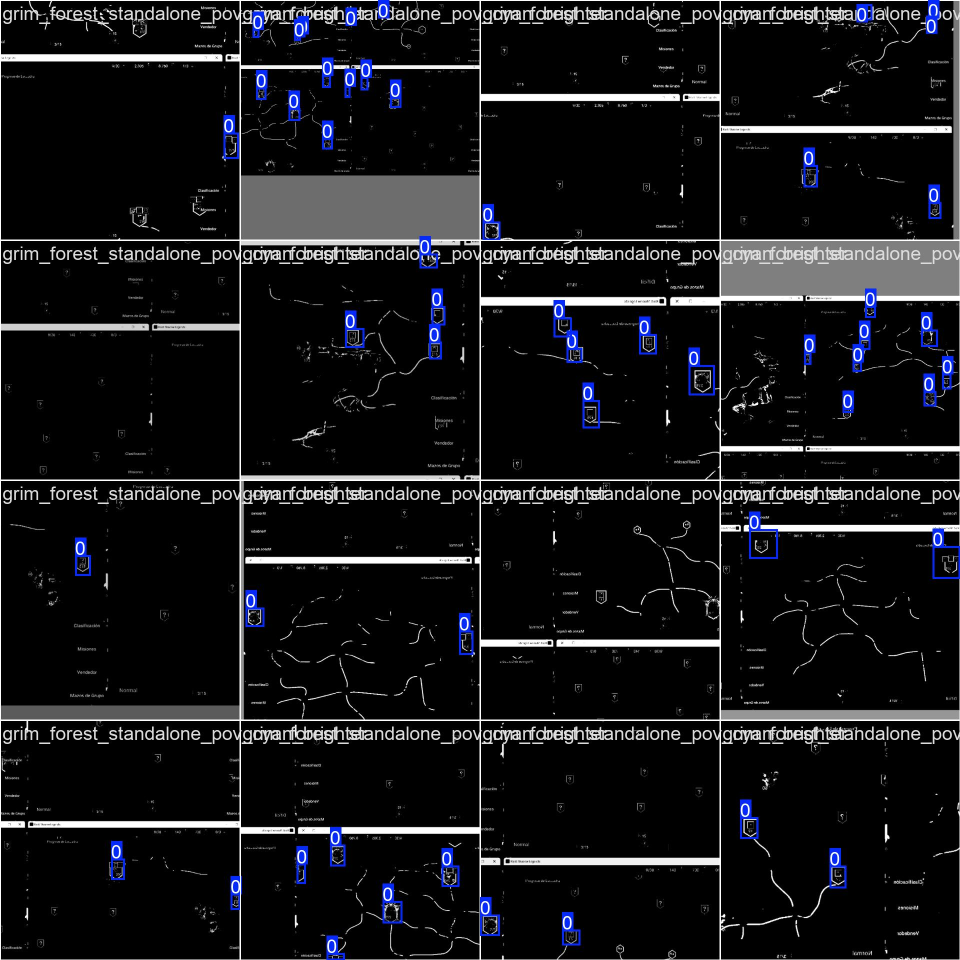
#> input picture runs/detect/data/detector_ai/runs/grimforest_detector/train_batch2.jpg, 1920 x 1920 px (shown at 1/2 size); its folder holds only this picture in this run
$ python -i map_tools.py   (imports and definitions only)
#> lines starting #> are read from the running program, lines starting #| are printed output that depends on the picture; after the words box and inside, x2 and y2 are one past the last pixel; in counts of white or black regions, pixels touching at a corner belong together
# -*- coding: utf-8 -*-
"""Map capture, stage detection, and persistence helpers for map modes."""

from __future__ import annotations

import json
import shutil
from datetime import datetime
from pathlib import Path
from typing import Any

import cv2
import numpy as np
import pyautogui


# [356 lines left out: functions _json_default, sanitize_name, normalize_grid_position, build_grid_navigation_plan, relative_area_to_absolute, capture_relative_area and 7 more, not called in this run]


def detect_blue_stage_candidates(
    image_np: np.ndarray,
    min_area: int = 120,
    max_area_ratio: float = 0.08,
    min_blue_fill: float = 0.08,
    lower_hsv: list[int] | tuple[int, int, int] | None = None,
    upper_hsv: list[int] | tuple[int, int, int] | None = None,
) -> dict[str, Any]:
    """Detect blue-highlighted stage candidates in a viewport image."""
#> called with min_area = 120, max_area_ratio = 0.08, min_blue_fill = 0.08
    if image_np.size == 0:
        return {"mask": np.zeros((1, 1), dtype=np.uint8), "candidates": []}

    rgb = image_np if image_np.ndim == 3 else cv2.cvtColor(image_np, cv2.COLOR_GRAY2RGB)
    hsv = cv2.cvtColor(rgb, cv2.COLOR_RGB2HSV)
#> hsv: shape (1920, 1920, 3); mean H, S, V 4.5, 9.9, 25.1

    lower_blue = np.array(lower_hsv if lower_hsv is not None else [85, 50, 50], dtype=np.uint8)
    upper_blue = np.array(upper_hsv if upper_hsv is not None else [140, 255, 255], dtype=np.uint8)
    mask = cv2.inRange(hsv, lower_blue, upper_blue)
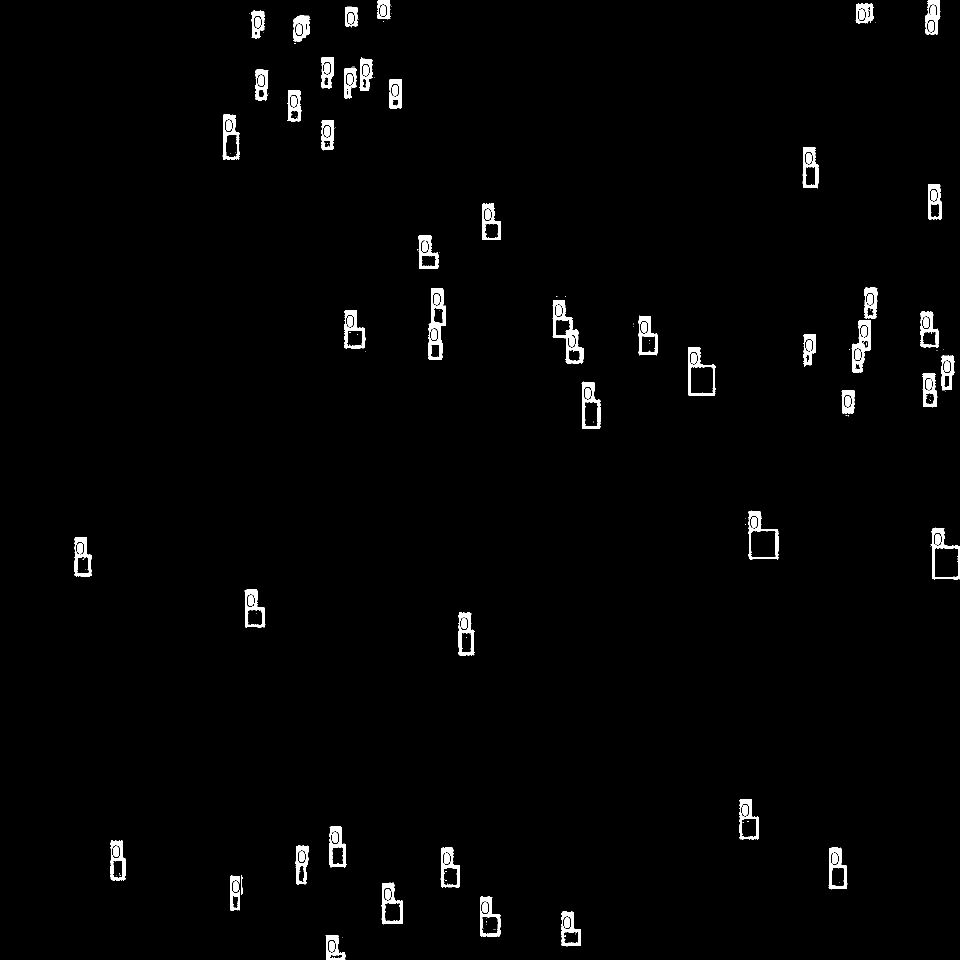
#> mask: shape (1920, 1920) (shown at 1/2 size); 1.8% white; 197 white regions (100 under 20 px), largest, box (x1, y1, x2, y2) and area: (1105, 600, 1167, 727) 2525, (856, 576, 892, 720) 2265, (1703, 640, 1742, 745) 1694

    kernel = np.ones((5, 5), dtype=np.uint8)
    mask = cv2.morphologyEx(mask, cv2.MORPH_OPEN, kernel)
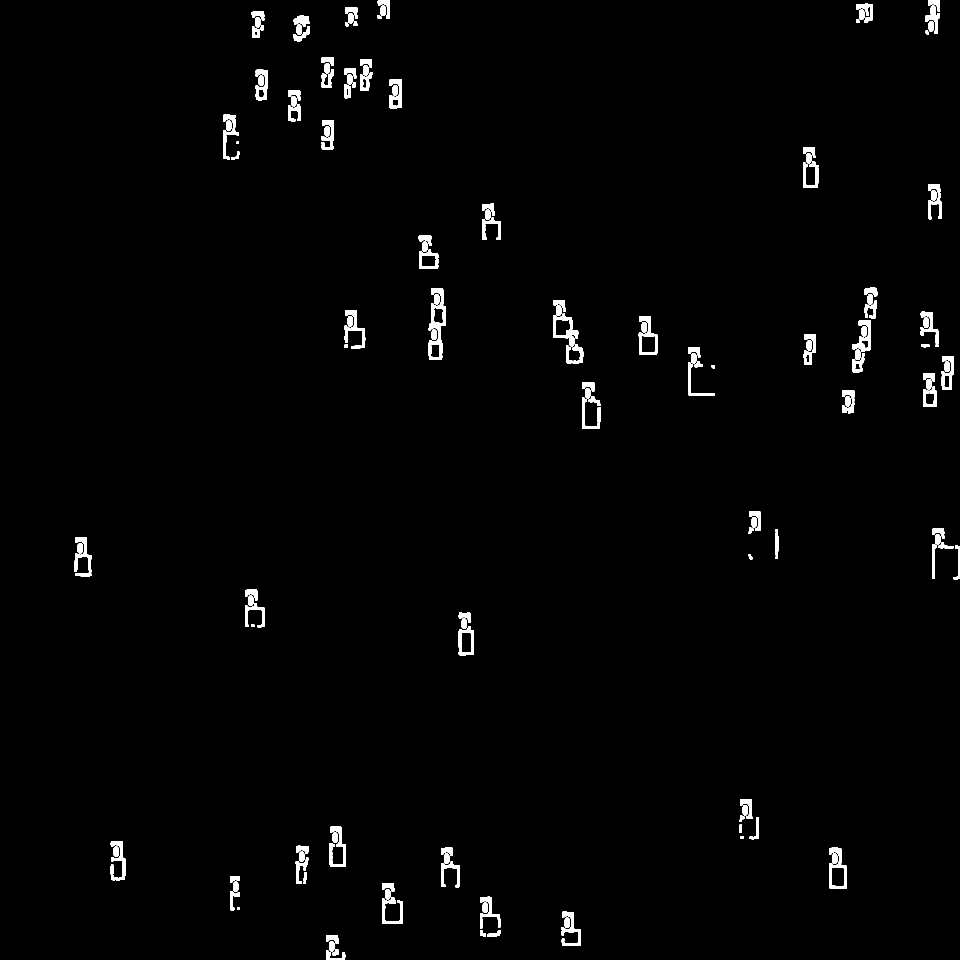
#> mask: shape (1920, 1920) (shown at 1/2 size); 1.6% white; 171 white regions, largest, box (x1, y1, x2, y2) and area: (857, 576, 892, 720) 2143, (1106, 627, 1157, 693) 1295, (1658, 1695, 1694, 1778) 1265
    mask = cv2.morphologyEx(mask, cv2.MORPH_CLOSE, kernel)
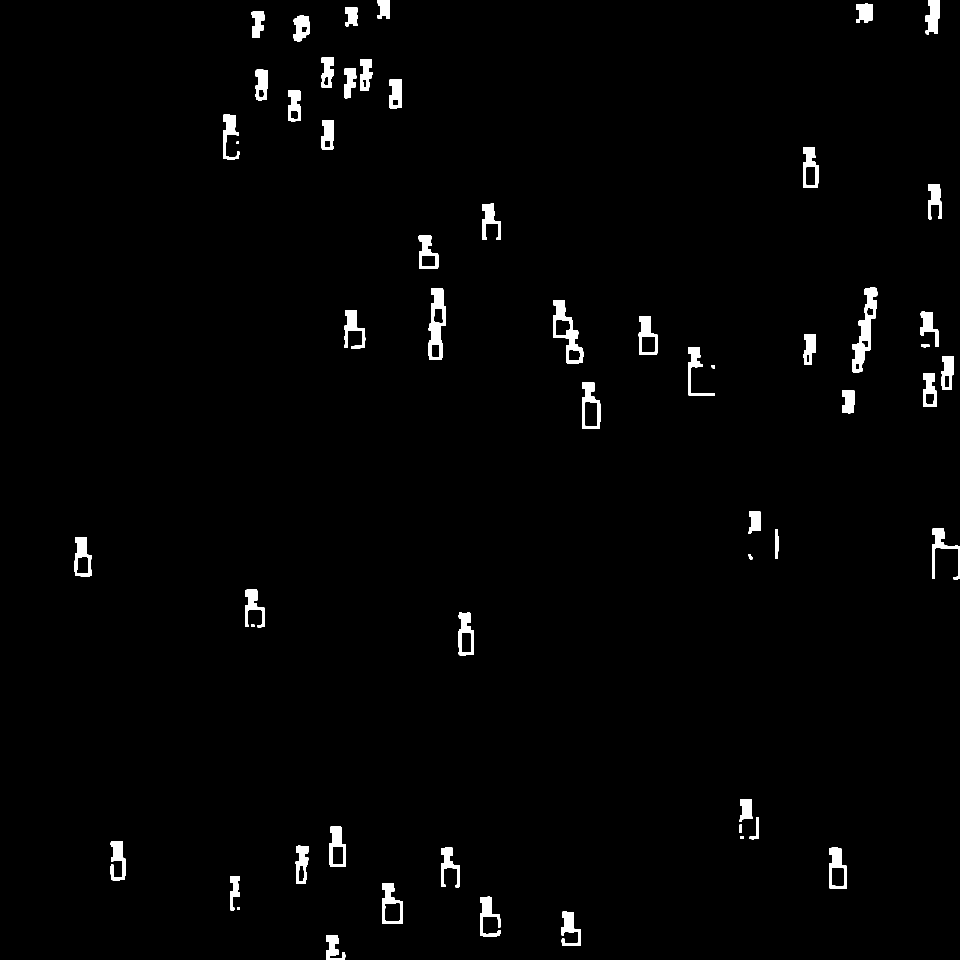
#> mask: shape (1920, 1920) (shown at 1/2 size); 1.8% white; 56 white regions

    contours, _ = cv2.findContours(mask, cv2.RETR_EXTERNAL, cv2.CHAIN_APPROX_SIMPLE)
#> contours = 56 contours, 1 with area under 20; largest, box (x1, y1, x2, y2) and area: (1106, 600, 1167, 727) 3696, (1704, 575, 1755, 745) 3550, (857, 576, 892, 720) 3504, (1164, 764, 1201, 858) 2712, (764, 1766, 806, 1848) 2496
    image_area = mask.shape[0] * mask.shape[1]
#> image_area = 3686400
    max_area = max(float(min_area), image_area * float(max_area_ratio))
#> max_area = 294912

    candidates: list[dict[str, Any]] = []
    for contour in contours:
        area = float(cv2.contourArea(contour))
        if area < float(min_area) or area > max_area:
            continue

        x, y, width, height = cv2.boundingRect(contour)
        if width < 10 or height < 10:
            continue

        aspect_ratio = width / float(height)
        if aspect_ratio < 0.2 or aspect_ratio > 5.0:
            continue

        roi_mask = mask[y : y + height, x : x + width]
        blue_fill = float(np.count_nonzero(roi_mask)) / max(1.0, float(width * height))
        if blue_fill < float(min_blue_fill):
            continue

        center_x = x + width / 2.0
        center_y = y + height / 2.0
        candidates.append(
            {
                "bbox_local": {"x": int(x), "y": int(y), "width": int(width), "height": int(height)},
                "center_local": {"x": round(float(center_x), 3), "y": round(float(center_y), 3)},
                "center_rel": {
                    "x": round(float(center_x) / max(1.0, float(mask.shape[1])), 6),
                    "y": round(float(center_y) / max(1.0, float(mask.shape[0])), 6),
                },
                "mask_area": round(area, 3),
                "blue_fill": round(blue_fill, 6),
            }
        )
#> this loop made 56 passes
#> (area, x, y, width, height, aspect_ratio, blue_fill, center_x) on passes 1, 2, 4, 5, 6, 7, 8, 9, 10, 12, 14, 15: (963, 652, 1870, 39, 50, 0.78, 0.557, 671.5), (1274, 1123, 1823, 39, 69, 0.565, 0.53, 1142.5), (1313, 960, 1793, 41, 80, 0.512, 0.455, 980.5), (2496.5, 764, 1766, 42, 82, 0.512, 0.454, 785), (721.5, 460, 1752, 20, 69, 0.29, 0.614, 470), (2357.5, 1658, 1695, 36, 83, 0.434, 0.534, 1676), (1207, 882, 1695, 38, 80, 0.475, 0.451, 901), (1459.5, 591, 1691, 26, 77, 0.338, 0.642, 604), (1236, 221, 1682, 30, 79, 0.38, 0.587, 236), (2119.5, 659, 1653, 33, 81, 0.407, 0.56, 675.5), (268, 1499, 1634, 19, 45, 0.422, 0.413, 1508.5), (824.5, 1479, 1598, 26, 46, 0.565, 0.749, 1492)
#> (contour, area) on passes 3, 11, 13, 16: ([[474, 1815], [474, 1819], [479, 1819], [479, 1815]], 20), ([[1480, 1673], [1480, 1677], [1487, 1677], [1487, 1673]], 28), ([[1479, 1649], [1479, 1665], [1483, 1665], [1483, 1649]], 64), ([[502, 1249], [502, 1253], [508, 1253], [508, 1249]], 24)
#> pass 1, in detect_blue_stage_candidates, `roi_mask = mask[y : y + height, x : x + width]`:
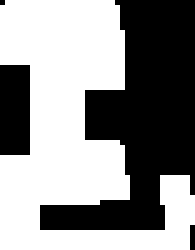
#> roi_mask: shape (50, 39) (shown 5 times larger); 55.7% white; 4 black regions (2 under 20 px), largest, box (x1, y1, x2, y2) and area: (8, 0, 39, 46) 749, (0, 13, 6, 31) 108
#> pass 2, in detect_blue_stage_candidates, `roi_mask = mask[y : y + height, x : x + width]`:
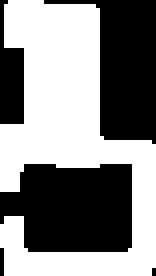
#> roi_mask: shape (69, 39) (shown 4 times larger); 53% white; 5 black regions (2 under 20 px), largest, box (x1, y1, x2, y2) and area: (0, 41, 33, 63) 624, (11, 0, 39, 36) 505, (0, 0, 6, 31) 127
#> after the loop:
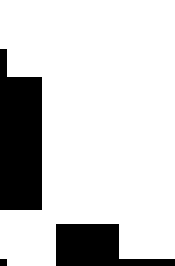
#> roi_mask: shape (38, 25) (shown 7 times larger); 80.9% white; 3 black regions (1 under 20 px), largest, box (x1, y1, x2, y2) and area: (0, 7, 6, 30) 118, (8, 32, 25, 38) 62
#> after the loop, candidates = 47 items

    candidates.sort(key=lambda item: (item["center_local"]["y"], item["center_local"]["x"]))
    return {"mask": mask, "candidates": candidates}


# [38 lines left out: function render_candidate_overlay, not called in this run]


class MapMemoryStore:
    """Persist map viewports so later sessions can compare and localize against them."""

    # [67 lines left out: functions __init__, load_latest, start_session, append_scan_event, record_executed_stage, get_loaded_viewport, not called in this run]

    def _viewport_extra(self, viewport: dict[str, Any]) -> dict[str, Any]:
        extra = viewport.get("extra")
        return extra if isinstance(extra, dict) else {}

    # [297 lines left out: functions _viewport_image_path, _load_viewport_image, _ensure_viewport_match_data, find_best_matches, compare_current_view, add_viewport and 5 more, not called in this run]

>>> import cv2
>>> picture = cv2.cvtColor(cv2.imread('../../../runs/detect/data/detector_ai/runs/grimforest_detector/train_batch2.jpg'), cv2.COLOR_BGR2RGB)
>>> result = detect_blue_stage_candidates(picture)
#> result = 2 items
